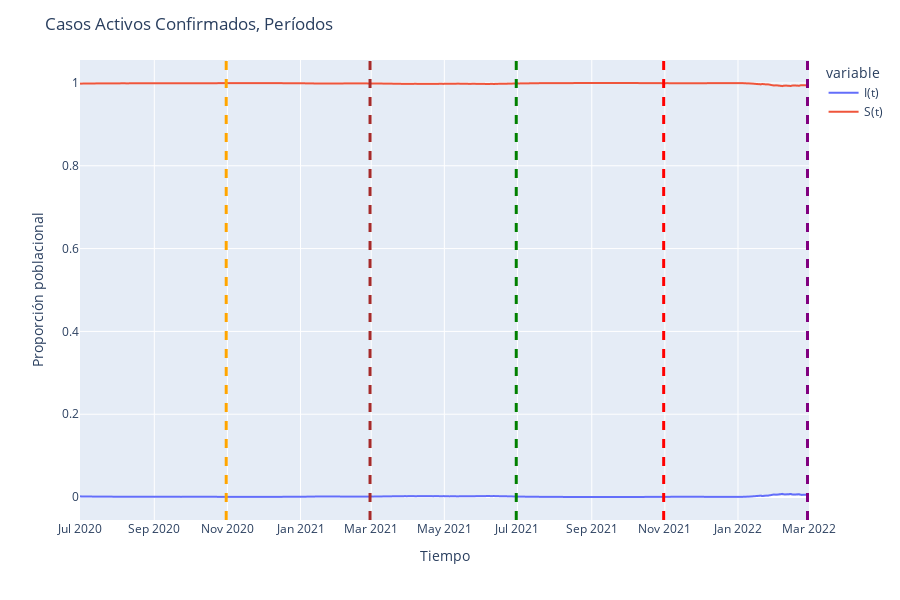

The cell this chart's notebook holds for it:
### Code cell
fig = px.line(filtered_df_total, x=filtered_df_total.index, y=['Casos activos confirmados', 'S(t)'])
newnames = {'Casos activos confirmados': "I(t)", 'S(t)': "S(t)"}
fig.for_each_trace(lambda t: t.update(name = newnames[t.name],
                                      legendgroup = newnames[t.name],
                                      hovertemplate = t.hovertemplate.replace(t.name, newnames[t.name])))

fig.update_layout(title='Casos Activos Confirmados, Períodos',xaxis_title='Tiempo',yaxis_title='Proporción poblacional')
fig.add_vline(x='2020-10-31', line_width=3, line_dash="dash", line_color="orange")
fig.add_vline(x='2021-02-28', line_width=3, line_dash="dash", line_color="brown")
fig.add_vline(x='2021-06-30', line_width=3, line_dash="dash", line_color="green")
fig.add_vline(x='2021-10-31', line_width=3, line_dash="dash", line_color="red")
fig.add_vline(x='2022-02-28', line_width=3, line_dash="dash", line_color="purple")

fig.show()

### Figure 1 — Plotly figure (JSON) as saved in the notebook; plotly's stock layout.template omitted (floating-point values rounded to 4 significant figures; data arrays with more than 128 entries replaced by an {"elided": "..."} marker saying what was removed)
{"data": [{"hovertemplate": "variable=I(t)<br>index=%{x}<br>value=%{y}<extra></extra>", "legendgroup": "I(t)", "line": {"color": "#636efa", "dash": "solid"}, "marker": {"symbol": "circle"}, "mode": "lines", "name": "I(t)", "showlegend": true, "type": "scattergl", "x": {"elided": "609 str values"}, "xaxis": "x", "y": {"elided": "609 float values"}, "yaxis": "y"}, {"hovertemplate": "variable=S(t)<br>index=%{x}<br>value=%{y}<extra></extra>", "legendgroup": "S(t)", "line": {"color": "#EF553B", "dash": "solid"}, "marker": {"symbol": "circle"}, "mode": "lines", "name": "S(t)", "showlegend": true, "type": "scattergl", "x": {"elided": "609 str values"}, "xaxis": "x", "y": {"elided": "609 float values"}, "yaxis": "y"}], "layout": {"height": 600, "legend": {"title": {"text": "variable"}, "tracegroupgap": 0}, "margin": {"t": 60}, "shapes": [{"line": {"color": "orange", "dash": "dash", "width": 3}, "type": "line", "x0": "2020-10-31", "x1": "2020-10-31", "xref": "x", "y0": 0, "y1": 1, "yref": "y domain"}, {"line": {"color": "brown", "dash": "dash", "width": 3}, "type": "line", "x0": "2021-02-28", "x1": "2021-02-28", "xref": "x", "y0": 0, "y1": 1, "yref": "y domain"}, {"line": {"color": "green", "dash": "dash", "width": 3}, "type": "line", "x0": "2021-06-30", "x1": "2021-06-30", "xref": "x", "y0": 0, "y1": 1, "yref": "y domain"}, {"line": {"color": "red", "dash": "dash", "width": 3}, "type": "line", "x0": "2021-10-31", "x1": "2021-10-31", "xref": "x", "y0": 0, "y1": 1, "yref": "y domain"}, {"line": {"color": "purple", "dash": "dash", "width": 3}, "type": "line", "x0": "2022-02-28", "x1": "2022-02-28", "xref": "x", "y0": 0, "y1": 1, "yref": "y domain"}], "title": {"text": "Casos Activos Confirmados, Períodos"}, "xaxis": {"anchor": "y", "domain": [0, 1], "title": {"text": "Tiempo"}}, "yaxis": {"anchor": "x", "domain": [0, 1], "title": {"text": "Proporción poblacional"}}}}
